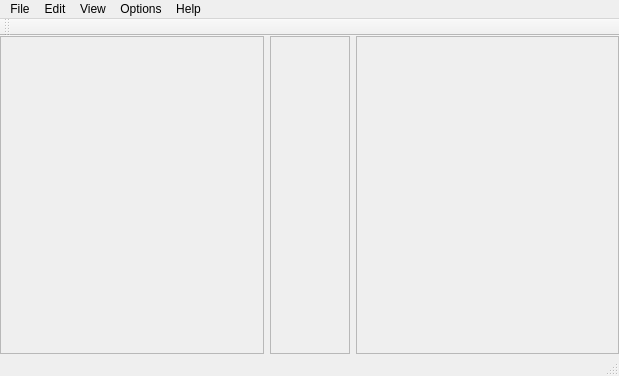
<?xml version="1.0" encoding="UTF-8"?>
<ui version="4.0">
 <class>Window</class>
 <widget class="QMainWindow" name="Window">
  <property name="geometry">
   <rect>
    <x>0</x>
    <y>0</y>
    <width>619</width>
    <height>376</height>
   </rect>
  </property>
  <property name="mouseTracking">
   <bool>true</bool>
  </property>
  <property name="windowTitle">
   <string>MainWindow</string>
  </property>
  <widget class="QWidget" name="centralwidget">
   <property name="enabled">
    <bool>true</bool>
   </property>
   <property name="maximumSize">
    <size>
     <width>16777215</width>
     <height>16777215</height>
    </size>
   </property>
   <property name="layoutDirection">
    <enum>Qt::LeftToRight</enum>
   </property>
   <layout class="QHBoxLayout" name="horizontalLayout">
    <property name="leftMargin">
     <number>0</number>
    </property>
    <property name="topMargin">
     <number>0</number>
    </property>
    <property name="rightMargin">
     <number>0</number>
    </property>
    <property name="bottomMargin">
     <number>0</number>
    </property>
    <item>
     <widget class="QWidget" name="widget" native="true">
      <layout class="QHBoxLayout" name="horizontalLayout_2">
       <property name="leftMargin">
        <number>0</number>
       </property>
       <property name="topMargin">
        <number>0</number>
       </property>
       <property name="rightMargin">
        <number>0</number>
       </property>
       <property name="bottomMargin">
        <number>0</number>
       </property>
       <item>
        <widget class="QScrollArea" name="contentsScrollArea">
         <property name="enabled">
          <bool>true</bool>
         </property>
         <property name="sizePolicy">
          <sizepolicy hsizetype="Fixed" vsizetype="Preferred">
           <horstretch>0</horstretch>
           <verstretch>0</verstretch>
          </sizepolicy>
         </property>
         <property name="minimumSize">
          <size>
           <width>200</width>
           <height>0</height>
          </size>
         </property>
         <property name="maximumSize">
          <size>
           <width>800</width>
           <height>16777215</height>
          </size>
         </property>
         <property name="sizeAdjustPolicy">
          <enum>QAbstractScrollArea::AdjustToContents</enum>
         </property>
         <property name="widgetResizable">
          <bool>true</bool>
         </property>
         <widget class="QWidget" name="contentsScrollAreaWidgetContents">
          <property name="geometry">
           <rect>
            <x>0</x>
            <y>0</y>
            <width>258</width>
            <height>318</height>
           </rect>
          </property>
         </widget>
        </widget>
       </item>
       <item>
        <widget class="QScrollArea" name="leftScrollArea">
         <property name="enabled">
          <bool>true</bool>
         </property>
         <property name="sizePolicy">
          <sizepolicy hsizetype="Fixed" vsizetype="Preferred">
           <horstretch>0</horstretch>
           <verstretch>0</verstretch>
          </sizepolicy>
         </property>
         <property name="minimumSize">
          <size>
           <width>80</width>
           <height>0</height>
          </size>
         </property>
         <property name="maximumSize">
          <size>
           <width>80</width>
           <height>16777215</height>
          </size>
         </property>
         <property name="sizeAdjustPolicy">
          <enum>QAbstractScrollArea::AdjustToContents</enum>
         </property>
         <property name="widgetResizable">
          <bool>true</bool>
         </property>
         <widget class="QWidget" name="leftScrollAreaWidgetContents">
          <property name="geometry">
           <rect>
            <x>0</x>
            <y>0</y>
            <width>78</width>
            <height>318</height>
           </rect>
          </property>
         </widget>
        </widget>
       </item>
       <item>
        <widget class="QScrollArea" name="rightScrollArea">
         <property name="sizePolicy">
          <sizepolicy hsizetype="Preferred" vsizetype="Preferred">
           <horstretch>0</horstretch>
           <verstretch>0</verstretch>
          </sizepolicy>
         </property>
         <property name="mouseTracking">
          <bool>true</bool>
         </property>
         <property name="sizeAdjustPolicy">
          <enum>QAbstractScrollArea::AdjustToContents</enum>
         </property>
         <property name="widgetResizable">
          <bool>true</bool>
         </property>
         <property name="alignment">
          <set>Qt::AlignLeading|Qt::AlignLeft|Qt::AlignVCenter</set>
         </property>
         <widget class="QWidget" name="rightScrollAreaWidgetContents">
          <property name="geometry">
           <rect>
            <x>0</x>
            <y>0</y>
            <width>257</width>
            <height>318</height>
           </rect>
          </property>
          <property name="mouseTracking">
           <bool>true</bool>
          </property>
         </widget>
        </widget>
       </item>
      </layout>
     </widget>
    </item>
   </layout>
  </widget>
  <widget class="QMenuBar" name="menubar">
   <property name="geometry">
    <rect>
     <x>0</x>
     <y>0</y>
     <width>619</width>
     <height>22</height>
    </rect>
   </property>
   <property name="nativeMenuBar">
    <bool>true</bool>
   </property>
   <widget class="QMenu" name="menuFile">
    <property name="title">
     <string>File</string>
    </property>
    <addaction name="actionOpen"/>
    <addaction name="actionClose"/>
    <addaction name="actionSave"/>
    <addaction name="actionExract_Pages"/>
    <addaction name="actionSave_Selection"/>
    <addaction name="separator"/>
    <addaction name="actionPrint"/>
    <addaction name="separator"/>
    <addaction name="actionInfo"/>
    <addaction name="actionGhostscript_Messages"/>
    <addaction name="separator"/>
    <addaction name="actionQuit"/>
   </widget>
   <widget class="QMenu" name="menuView">
    <property name="title">
     <string>View</string>
    </property>
    <addaction name="actionPage_Down"/>
    <addaction name="actionPage_Up"/>
    <addaction name="actionHome"/>
    <addaction name="actionEnd"/>
    <addaction name="separator"/>
    <addaction name="actionBack"/>
    <addaction name="actionForward"/>
    <addaction name="separator"/>
    <addaction name="actionZoom_In"/>
    <addaction name="actionZoom_Out"/>
    <addaction name="actionZoom_Normal"/>
    <addaction name="actionFit_Page"/>
    <addaction name="actionFit_Width"/>
    <addaction name="separator"/>
    <addaction name="actionFull_Screen"/>
    <addaction name="separator"/>
    <addaction name="actionThumbnails"/>
    <addaction name="actionAnnotations"/>
    <addaction name="actionContents"/>
    <addaction name="actionLinks"/>
    <addaction name="separator"/>
   </widget>
   <widget class="QMenu" name="menuHelp">
    <property name="title">
     <string>Help</string>
    </property>
    <addaction name="actionAbout"/>
    <addaction name="actionGSView_Help"/>
   </widget>
   <widget class="QMenu" name="menuEdit">
    <property name="title">
     <string>Edit</string>
    </property>
    <addaction name="actionSelect_All_Text"/>
    <addaction name="actionDeselect_Text"/>
    <addaction name="actionCopy_Text"/>
    <addaction name="separator"/>
    <addaction name="actionCopy_Page"/>
    <addaction name="separator"/>
    <addaction name="actionFindDialog"/>
   </widget>
   <widget class="QMenu" name="menuOptions">
    <property name="title">
     <string>Options</string>
    </property>
    <widget class="QMenu" name="menuAntiAlias">
     <property name="title">
      <string>AntiAlias</string>
     </property>
     <addaction name="actionAAHigh"/>
     <addaction name="actionAAMediumHigh"/>
     <addaction name="actionAAMedium"/>
     <addaction name="actionAALow"/>
     <addaction name="actionAANone"/>
    </widget>
    <addaction name="actionOutput_Intents"/>
    <addaction name="menuAntiAlias"/>
   </widget>
   <addaction name="menuFile"/>
   <addaction name="menuEdit"/>
   <addaction name="menuView"/>
   <addaction name="menuOptions"/>
   <addaction name="menuHelp"/>
  </widget>
  <widget class="QStatusBar" name="statusbar">
   <property name="enabled">
    <bool>false</bool>
   </property>
  </widget>
  <widget class="QToolBar" name="toolBar">
   <property name="windowTitle">
    <string>toolBar</string>
   </property>
   <property name="iconSize">
    <size>
     <width>24</width>
     <height>24</height>
    </size>
   </property>
   <attribute name="toolBarArea">
    <enum>TopToolBarArea</enum>
   </attribute>
   <attribute name="toolBarBreak">
    <bool>false</bool>
   </attribute>
  </widget>
  <action name="actionOpen">
   <property name="icon">
    <iconset resource="resources.qrc">
     <normaloff>:/new/prefix1/resources/open.png</normaloff>:/new/prefix1/resources/open.png</iconset>
   </property>
   <property name="text">
    <string>&amp;Open...</string>
   </property>
   <property name="shortcut">
    <string>Ctrl+O</string>
   </property>
  </action>
  <action name="actionClose">
   <property name="icon">
    <iconset resource="resources.qrc">
     <normaloff>:/new/prefix1/resources/Close.png</normaloff>:/new/prefix1/resources/Close.png</iconset>
   </property>
   <property name="text">
    <string>&amp;Close</string>
   </property>
   <property name="shortcut">
    <string>Ctrl+W</string>
   </property>
  </action>
  <action name="actionQuit">
   <property name="text">
    <string>Quit</string>
   </property>
   <property name="shortcut">
    <string>Ctrl+Q</string>
   </property>
  </action>
  <action name="actionPage_Down">
   <property name="icon">
    <iconset resource="resources.qrc">
     <normaloff>:/new/prefix1/resources/forward.png</normaloff>:/new/prefix1/resources/forward.png</iconset>
   </property>
   <property name="text">
    <string>Next Page</string>
   </property>
   <property name="shortcut">
    <string>Ctrl+D</string>
   </property>
  </action>
  <action name="actionPage_Up">
   <property name="icon">
    <iconset resource="resources.qrc">
     <normaloff>:/new/prefix1/resources/back.png</normaloff>:/new/prefix1/resources/back.png</iconset>
   </property>
   <property name="text">
    <string>Previous Page</string>
   </property>
   <property name="shortcut">
    <string>Ctrl+U</string>
   </property>
  </action>
  <action name="actionHome">
   <property name="icon">
    <iconset resource="resources.qrc">
     <normaloff>:/new/prefix1/resources/home.png</normaloff>:/new/prefix1/resources/home.png</iconset>
   </property>
   <property name="text">
    <string>Home</string>
   </property>
  </action>
  <action name="actionEnd">
   <property name="icon">
    <iconset resource="resources.qrc">
     <normaloff>:/new/prefix1/resources/end.png</normaloff>:/new/prefix1/resources/end.png</iconset>
   </property>
   <property name="text">
    <string>End</string>
   </property>
  </action>
  <action name="actionZoom_In">
   <property name="icon">
    <iconset resource="resources.qrc">
     <normaloff>:/new/prefix1/resources/zoom_in.png</normaloff>:/new/prefix1/resources/zoom_in.png</iconset>
   </property>
   <property name="text">
    <string>Zoom In</string>
   </property>
   <property name="shortcut">
    <string>Ctrl++</string>
   </property>
  </action>
  <action name="actionZoom_Out">
   <property name="icon">
    <iconset resource="resources.qrc">
     <normaloff>:/new/prefix1/resources/zoom_out.png</normaloff>:/new/prefix1/resources/zoom_out.png</iconset>
   </property>
   <property name="text">
    <string>Zoom Out</string>
   </property>
   <property name="shortcut">
    <string>Ctrl+-</string>
   </property>
  </action>
  <action name="actionZoom_Normal">
   <property name="checkable">
    <bool>true</bool>
   </property>
   <property name="icon">
    <iconset resource="resources.qrc">
     <normaloff>:/new/prefix1/resources/ActualSize48.png</normaloff>:/new/prefix1/resources/ActualSize48.png</iconset>
   </property>
   <property name="text">
    <string>Zoom Normal</string>
   </property>
   <property name="shortcut">
    <string>Ctrl+0</string>
   </property>
  </action>
  <action name="actionFull_Screen">
   <property name="icon">
    <iconset resource="resources.qrc">
     <normaloff>:/new/prefix1/resources/full screen.png</normaloff>:/new/prefix1/resources/full screen.png</iconset>
   </property>
   <property name="text">
    <string>Full Screen</string>
   </property>
   <property name="shortcut">
    <string>Ctrl+Shift+F</string>
   </property>
  </action>
  <action name="actionPrint">
   <property name="icon">
    <iconset resource="resources.qrc">
     <normaloff>:/new/prefix1/resources/print.png</normaloff>:/new/prefix1/resources/print.png</iconset>
   </property>
   <property name="text">
    <string>Print</string>
   </property>
   <property name="shortcut">
    <string>Ctrl+P</string>
   </property>
  </action>
  <action name="actionAbout">
   <property name="text">
    <string>About...</string>
   </property>
   <property name="visible">
    <bool>true</bool>
   </property>
  </action>
  <action name="actionGSView_Help">
   <property name="text">
    <string>GSView Help...</string>
   </property>
   <property name="visible">
    <bool>false</bool>
   </property>
  </action>
  <action name="actionThumbnails">
   <property name="checkable">
    <bool>true</bool>
   </property>
   <property name="icon">
    <iconset resource="resources.qrc">
     <normaloff>:/new/prefix1/resources/thumb.png</normaloff>:/new/prefix1/resources/thumb.png</iconset>
   </property>
   <property name="text">
    <string>Thumbnails</string>
   </property>
   <property name="toolTip">
    <string>Show Thumbnails</string>
   </property>
   <property name="shortcut">
    <string>Ctrl+T</string>
   </property>
  </action>
  <action name="actionSave">
   <property name="icon">
    <iconset resource="resources.qrc">
     <normaloff>:/new/prefix1/resources/save.png</normaloff>:/new/prefix1/resources/save.png</iconset>
   </property>
   <property name="text">
    <string>Save...</string>
   </property>
   <property name="shortcut">
    <string>Ctrl+S</string>
   </property>
  </action>
  <action name="actionAnnotations">
   <property name="checkable">
    <bool>true</bool>
   </property>
   <property name="text">
    <string>Annotations</string>
   </property>
   <property name="toolTip">
    <string>Show Annotations</string>
   </property>
   <property name="shortcut">
    <string>Ctrl+N</string>
   </property>
  </action>
  <action name="actionCopy_Text">
   <property name="text">
    <string>Copy Text</string>
   </property>
   <property name="shortcut">
    <string>Ctrl+C</string>
   </property>
  </action>
  <action name="actionDeselect_Text">
   <property name="text">
    <string>Deselect Text</string>
   </property>
  </action>
  <action name="actionSelect_All_Text">
   <property name="text">
    <string>Select All Text</string>
   </property>
   <property name="shortcut">
    <string>Ctrl+A</string>
   </property>
  </action>
  <action name="actionFit_Page">
   <property name="checkable">
    <bool>true</bool>
   </property>
   <property name="icon">
    <iconset resource="resources.qrc">
     <normaloff>:/new/prefix1/resources/ExpandFill48.png</normaloff>:/new/prefix1/resources/ExpandFill48.png</iconset>
   </property>
   <property name="text">
    <string>Fit Page</string>
   </property>
  </action>
  <action name="actionFit_Width">
   <property name="checkable">
    <bool>true</bool>
   </property>
   <property name="icon">
    <iconset resource="resources.qrc">
     <normaloff>:/new/prefix1/resources/FitWidth.png</normaloff>:/new/prefix1/resources/FitWidth.png</iconset>
   </property>
   <property name="text">
    <string>Fit Width</string>
   </property>
  </action>
  <action name="actionInfo">
   <property name="icon">
    <iconset resource="resources.qrc">
     <normaloff>:/new/prefix1/resources/info.png</normaloff>:/new/prefix1/resources/info.png</iconset>
   </property>
   <property name="text">
    <string>Info...</string>
   </property>
  </action>
  <action name="actionContents">
   <property name="checkable">
    <bool>true</bool>
   </property>
   <property name="icon">
    <iconset resource="resources.qrc">
     <normaloff>:/new/prefix1/resources/contents.png</normaloff>:/new/prefix1/resources/contents.png</iconset>
   </property>
   <property name="text">
    <string>Contents</string>
   </property>
   <property name="toolTip">
    <string>Show Contents</string>
   </property>
  </action>
  <action name="actionLinks">
   <property name="checkable">
    <bool>true</bool>
   </property>
   <property name="icon">
    <iconset resource="resources.qrc">
     <normaloff>:/new/prefix1/resources/hyperlink.png</normaloff>:/new/prefix1/resources/hyperlink.png</iconset>
   </property>
   <property name="text">
    <string>Links</string>
   </property>
   <property name="toolTip">
    <string>Show Links</string>
   </property>
  </action>
  <action name="actionAAHigh">
   <property name="checkable">
    <bool>true</bool>
   </property>
   <property name="checked">
    <bool>true</bool>
   </property>
   <property name="text">
    <string>High</string>
   </property>
  </action>
  <action name="actionAAMediumHigh">
   <property name="checkable">
    <bool>true</bool>
   </property>
   <property name="text">
    <string>Medium High</string>
   </property>
  </action>
  <action name="actionAAMedium">
   <property name="checkable">
    <bool>true</bool>
   </property>
   <property name="text">
    <string>Medium</string>
   </property>
  </action>
  <action name="actionAALow">
   <property name="checkable">
    <bool>true</bool>
   </property>
   <property name="text">
    <string>Low</string>
   </property>
  </action>
  <action name="actionAANone">
   <property name="checkable">
    <bool>true</bool>
   </property>
   <property name="text">
    <string>None</string>
   </property>
  </action>
  <action name="actionGhostscript_Messages">
   <property name="text">
    <string>Ghostscript Messages...</string>
   </property>
  </action>
  <action name="actionFind">
   <property name="icon">
    <iconset resource="resources.qrc">
     <normaloff>:/new/prefix1/resources/search.png</normaloff>:/new/prefix1/resources/search.png</iconset>
   </property>
   <property name="text">
    <string>Find...</string>
   </property>
   <property name="shortcut">
    <string>Ctrl+F</string>
   </property>
  </action>
  <action name="actionFind_Next">
   <property name="icon">
    <iconset resource="resources.qrc">
     <normaloff>:/new/prefix1/resources/next.png</normaloff>:/new/prefix1/resources/next.png</iconset>
   </property>
   <property name="text">
    <string>Find Next</string>
   </property>
   <property name="shortcut">
    <string>N</string>
   </property>
  </action>
  <action name="actionFind_Previous">
   <property name="icon">
    <iconset resource="resources.qrc">
     <normaloff>:/new/prefix1/resources/previous.png</normaloff>:/new/prefix1/resources/previous.png</iconset>
   </property>
   <property name="text">
    <string>Find Previous</string>
   </property>
   <property name="shortcut">
    <string>P</string>
   </property>
  </action>
  <action name="actionFindDialog">
   <property name="icon">
    <iconset resource="resources.qrc">
     <normaloff>:/new/prefix1/resources/search.png</normaloff>:/new/prefix1/resources/search.png</iconset>
   </property>
   <property name="text">
    <string>Find...</string>
   </property>
   <property name="shortcut">
    <string>Ctrl+F</string>
   </property>
  </action>
  <action name="actionExract_Pages">
   <property name="text">
    <string>Extract Pages...</string>
   </property>
  </action>
  <action name="actionOutput_Intents">
   <property name="text">
    <string>Output Intents...</string>
   </property>
  </action>
  <action name="actionCopy_Page">
   <property name="text">
    <string>Copy Page</string>
   </property>
  </action>
  <action name="actionSave_Selection">
   <property name="text">
    <string>Save Selection...</string>
   </property>
  </action>
  <action name="actionBack">
   <property name="text">
    <string>Back</string>
   </property>
   <property name="shortcut">
    <string>Ctrl+Left</string>
   </property>
  </action>
  <action name="actionForward">
   <property name="text">
    <string>Forward</string>
   </property>
   <property name="shortcut">
    <string>Ctrl+Right</string>
   </property>
  </action>
  <action name="actionOpen_Recent">
   <property name="text">
    <string>Open Recent</string>
   </property>
  </action>
 </widget>
 <resources>
  <include location="resources.qrc"/>
 </resources>
 <connections/>
</ui>
